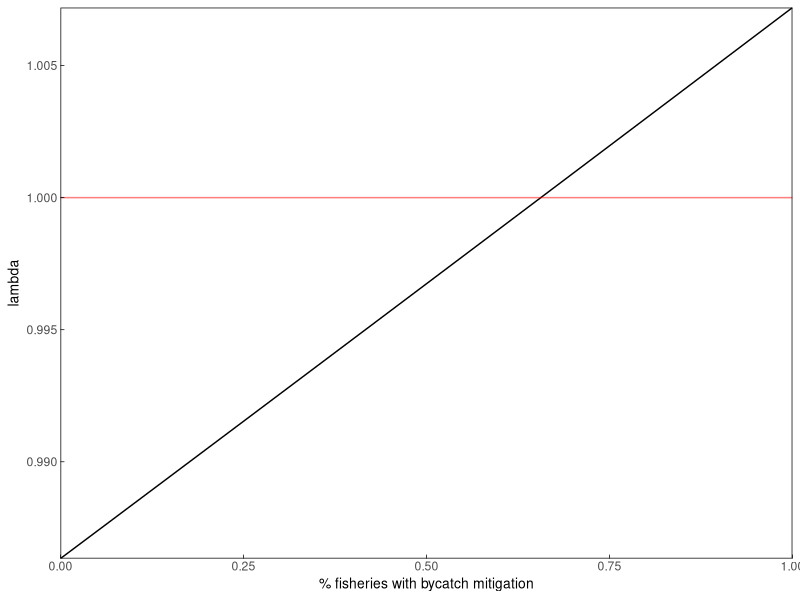
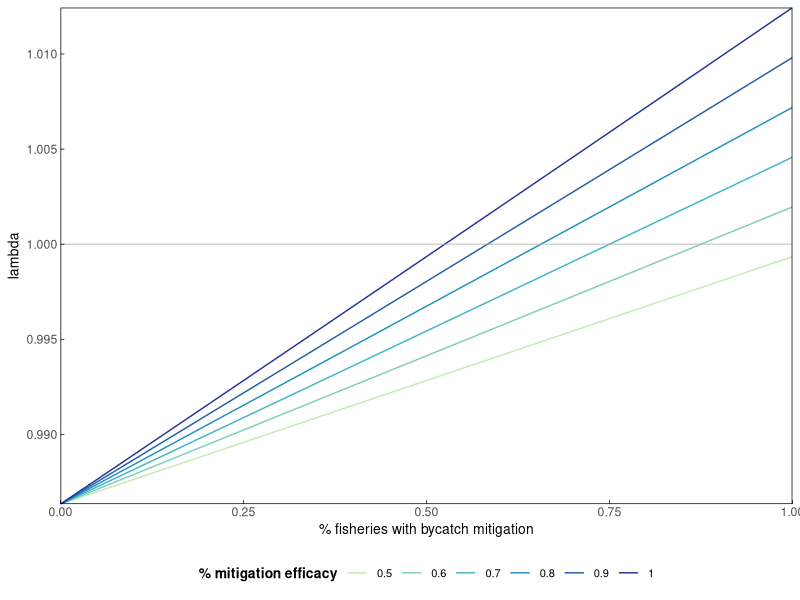
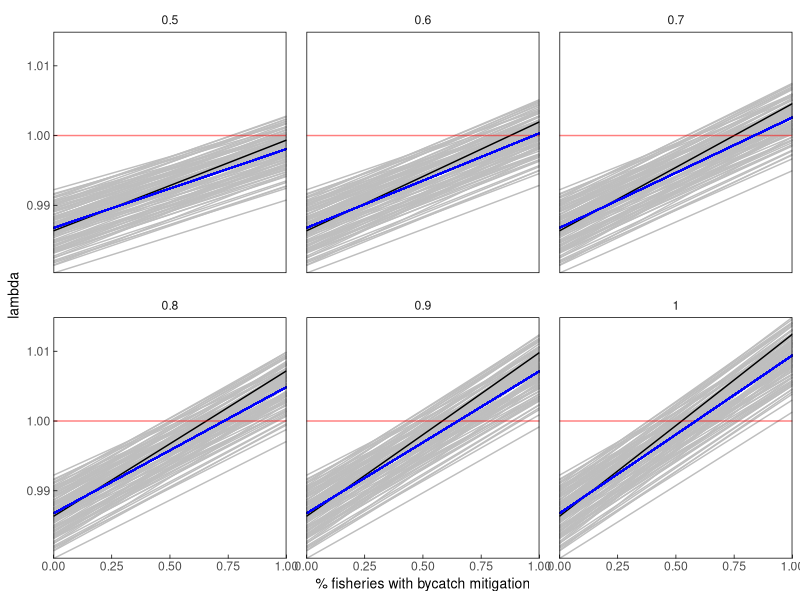
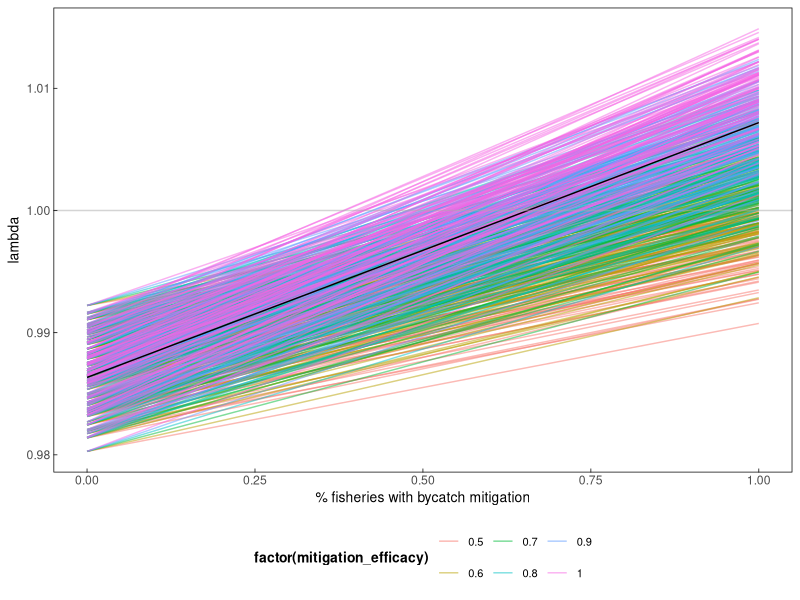

Write R code to recreate these figures, in order.
## ---- chunk 1
library(here)
library(tidyverse)
library(RColorBrewer)

#set up various plotting themes
themeo <-theme_classic()+
  theme(strip.background = element_blank(),
        panel.grid.major = element_line(colour = "transparent"), 
        panel.grid.minor = element_line(colour = "transparent"),
        axis.line = element_blank(),
        axis.title = element_text(color = "black", size = 10),
        axis.ticks.length=unit(-0.1, "cm"),
        axis.ticks = element_line(color = "black", size = .25),
        axis.ticks.x = element_line(color = "black"),
        axis.ticks.y = element_line(color = "black"),
        panel.border = element_rect(colour = "black", fill=NA, size=.5),
        panel.spacing = unit(1, "lines"),
        legend.position = "bottom",
        legend.title = element_text(colour = "black", size = 10, face = "bold"),
        legend.text = element_text(color = "black", size =8)) #default legend position
## ---- chunk 2
#survival rates - drawn from Weimerskirch 1998
s_c <- 0.64 #chick+ fledgling survival year 0-1
s_cc <- 0.7244736 #conditional chick survival (disregarding parental survival) *calculated from other VRs, not directly from literature
s_j <- 0.85 #juvenile survival year 1-3
s_i <- 0.92 #immature survival year 3-7
s_s <- 0.94 #subadult survival year 7-10
s_a <- 0.94 #adult survival year 10+
#males show senescence but femailes don't, so not including it here, though perhaps I should since it impacts breeding success?

#fecundity building blocks
#breeding success - drawn from Weimerskirch 1998 &Rackete 2021
bs_a <- 0.76 #adult breeding success

#breeding probability (biennial breeders) - adult rate drawn from Rackete 2021, subadult downscaled slightly from that
bp_a <- 0.45 #adult breeding probablity (biennial breeding, most breeding by age 10)

c <- 0.5# # of female chicks per year

#fecundity 
f_a <- bs_a*bp_a*c
  
#add widowing
#assume 25% prob year1 -> 100% prob year 4?
#Sun et al 2022 - takes 4 years to reach next breeding attempt, breeding prob with new mate after widowhood = ~0.25 (fig5)
w <- 0.25
w4 <- 1
## ---- chunk 3
#set up age-based matrix based on vital rates

#Age classes (years)  0-1        1-2    2-3    3-4    4-5    5-6    6-7    7-8   8-9     9-10     10+         nw,        w1,             w2,              w3,             w4 
m <- matrix(data = c(0,          0,    0,      0,     0,     0,     0,     0,      0,      0,       s_a*f_a,    s_a*f_a,    s_a*f_a*w,    s_a*f_a*w,     s_a*f_a*w,     s_a*f_a*w4,        #0-1
                    s_cc*(s_a^2),0,    0,      0,     0,     0,     0,     0,      0,      0,       0,          0,          0,             0,              0,              0,              #1-2
                    0,           s_j,  0,      0,     0,     0,     0,     0,      0,      0,       0,          0,          0,             0,              0,              0,              #2-3
                    0,           0,    s_j,    0,     0,     0,     0,     0,      0,      0,       0,          0,          0,             0,              0,              0,              #3-4
                    0,           0,    0,      s_i,   0,     0,     0,     0,      0,      0,       0,          0,          0,             0,              0,              0,              #4-5
                    0,           0,    0,      0,     s_i,   0,     0,     0,      0,      0,       0,          0,          0,             0,              0,              0,              #5-6
                    0,           0,    0,      0,     0,     s_i,   0,     0,      0,      0,       0,          0,          0,             0,              0,              0,              #6-7
                    0,           0,    0,      0,     0,     0,     s_i,   0,      0,      0,       0,          0,          0,             0,              0,              0,              #7-8
                    0,           0,    0,      0,     0,     0,     0,     s_s,    0,      0,       0,          0,          0,             0,              0,              0,              #8-9
                    0,           0,    0,      0,     0,     0,     0,     0,      s_s,    0,       0,          0,          0,             0,              0,              0,              #9-10
                    0,           0,    0,      0,     0,     0,     0,     0,      0,      s_s,     0,          0,          0,             0,              0,              0,              #10
                    0,           0,    0,      0,     0,     0,     0,     0,      0,      0,       s_a*s_a,    s_a*s_a,    s_a*s_a*w,     s_a*s_a*w,      s_a*s_a*w,      s_a*s_a*w4,     #nw
                    0,           0,    0,      0,     0,     0,     0,     0,      0,      0,       s_a*(1-s_a),s_a*(1-s_a),s_a*(1-s_a)*w, s_a*(1-s_a)*w,  s_a*(1-s_a)*w,  s_a*(1-s_a)*w4, #w1
                    0,           0,    0,      0,     0,     0,     0,     0,      0,      0,       0,          0,          s_a*(1-w),     0,              0,              0,              #w2 
                    0,           0,    0,      0,     0,     0,     0,     0,      0,      0,       0,          0,          0,             s_a*(1-w),      0,              0,              #w3 
                    0,           0,    0,      0,     0,     0,     0,     0,      0,      0,       0,          0,          0,             0,              s_a*(1-w),      0),             #w4 
                   nrow = 16, byrow = TRUE) 
m
## ---- chunk 4
#deterministic growth rate (lambda)
#extract eigenvalues and lambda from the matrix 
m_eig <- eigen(m)
lambda <- as.numeric(m_eig$values[1])
lambda # this matches the ideal population growth rate in the table

#Stable state distribution
#extract and scale the right eigenvector 
SSD <- round(as.numeric(m_eig$vectors[,1]/sum(m_eig$vectors[,1])),3)
SSD

#extract reproductive values
RV <- as.numeric(eigen(t(m))$vectors[,1]/eigen(t(m))$vectors[1,1])
RV
## ---- chunk 5
#bycatch mortality rates
# ~25 - 35% of mortality has been attributed to bycatch (Cleeland et al 2021), 
# so I calculated the baseline mortality and divided by 4 (testing 33% now - /3)
m_j <- (1-s_j)/3 
m_i <- (1-s_i)/3
m_s <- (1-s_s)/3
m_a <- (1-s_a)/3

mitigation_eff <- 0.8
## ---- chunk 6
bycatch_reductions <- data.frame(reduction = seq(0, 1, by =0.01), lambda = NA)

for(i in 1:nrow(bycatch_reductions)){
  #New_surv = 1-((baseline_bycatch_mort*(1-mit_eff*mit_amount))+baseline_non_bycatch_mort)
  #new_surv = 1-(modified bycatch mortality + baseline non-bycatch mortality)
  n_s_j <- 1-((m_j*(1-(mitigation_eff*bycatch_reductions$reduction[i])))+(m_j*2))
  n_s_i <- 1-((m_i*(1-(mitigation_eff*bycatch_reductions$reduction[i])))+(m_i*2))
  n_s_s <- 1-((m_s*(1-(mitigation_eff*bycatch_reductions$reduction[i])))+(m_s*2))
  n_s_a <- 1-((m_a*(1-(mitigation_eff*bycatch_reductions$reduction[i])))+(m_s*2))
  
  #Age classes (years)  0-1           1-2    2-3     3-4    4-5    5-6    6-7    7-8    8-9    9-10   10+              nw,              w1,                w2,                 w3,                 w4 
  n_m <- matrix(data = c(0,           0,     0,      0,     0,     0,     0,     0,     0,     0,     n_s_a*f_a,       n_s_a*f_a,       n_s_a*f_a*w,       n_s_a*f_a*w,        n_s_a*f_a*w,        n_s_a*f_a*1,        #0-1
                       s_cc*(n_s_a^2),0,     0,      0,     0,     0,     0,     0,     0,     0,     0,               0,               0,                 0,                  0,                  0,                  #1-2
                       0,             n_s_j, 0,      0,     0,     0,     0,     0,     0,     0,     0,               0,               0,                 0,                  0,                  0,                  #2-3
                       0,             0,     n_s_j,  0,     0,     0,     0,     0,     0,     0,     0,               0,               0,                 0,                  0,                  0,                  #3-4
                       0,             0,     0,      n_s_i, 0,     0,     0,     0,     0,     0,     0,               0,               0,                 0,                  0,                  0,                  #4-5
                       0,             0,     0,      0,     n_s_i, 0,     0,     0,     0,     0,     0,               0,               0,                 0,                  0,                  0,                  #5-6
                       0,             0,     0,      0,     0,     n_s_i, 0,     0,     0,     0,     0,               0,               0,                 0,                  0,                  0,                  #6-7
                       0,             0,     0,      0,     0,     0,     n_s_i, 0,     0,     0,     0,               0,               0,                 0,                  0,                  0,                  #7-8
                       0,             0,     0,      0,     0,     0,     0,     n_s_s, 0,     0,     0,               0,               0,                 0,                  0,                  0,                  #8-9
                       0,             0,     0,      0,     0,     0,     0,     0,     n_s_s, 0,     0,               0,               0,                 0,                  0,                  0,                  #9-10
                       0,             0,     0,      0,     0,     0,     0,     0,     0,     n_s_s, 0,               0,               0,                 0,                  0,                  0,                  #10
                       0,             0,     0,      0,     0,     0,     0,     0,     0,     0,     n_s_a*n_s_a,     n_s_a*n_s_a,     n_s_a*n_s_a*w,     n_s_a*n_s_a*w,      n_s_a*n_s_a*w,      n_s_a*n_s_a*w4,     #nw
                       0,             0,     0,      0,     0,     0,     0,     0,     0,     0,     n_s_a*(1-n_s_a), n_s_a*(1-n_s_a), n_s_a*(1-n_s_a)*w, n_s_a*(1-n_s_a)*w,  n_s_a*(1-n_s_a)*w,  n_s_a*(1-n_s_a)*w4, #w1
                       0,             0,     0,      0,     0,     0,     0,     0,     0,     0,     0,               0,               n_s_a*(1-w),       0,                  0,                  0,                  #w2 
                       0,             0,     0,      0,     0,     0,     0,     0,     0,     0,     0,               0,               0,                 n_s_a*(1-w),        0,                  0,                  #w3 
                       0,             0,     0,      0,     0,     0,     0,     0,     0,     0,     0,               0,               0,                 0,                  n_s_a*(1-w),        0),                 #w4 
                      nrow = 16, byrow = TRUE) 
  
  #extract eigenvalues and lambda from the matrix 
  n_m_eig <- eigen(n_m)
  lambda_n <- as.numeric(n_m_eig$values[1])
  bycatch_reductions$lambda[i] <- lambda_n # this matches the ideal population growth rate in the table

}
## ---- chunk 7
ggplot(bycatch_reductions)+
  geom_line(aes(x=reduction, y=as.numeric(lambda)))+
  geom_hline(aes(yintercept = 1), color = "red", alpha =0.5)+ 
  # geom_vline(aes(xintercept = 0.66), color = "red", alpha =0.5)+ #illegal vs legal fishing transition
  # geom_vline(aes(xintercept = 0.33), color = "red", alpha =0.5)+ #illegal vs legal fishing transition
  labs(x="% fisheries with bycatch mitigation", y="lambda")+
  themeo+
  coord_cartesian(expand=FALSE)
## ---- chunk 8
bycatch_reductions2 <- seq(0, 1, by =0.01)
mitigation_eff_range <- seq(0.5,1, by  = 0.1)
output <- matrix(nrow = length(bycatch_reductions2), ncol = length(mitigation_eff_range)) %>% as.data.frame() 

for(k in 1:length(mitigation_eff_range)){
  mit_eff <- mitigation_eff_range[k]
  
  for(i in 1:length(bycatch_reductions2)){
  
  n_s_j <- 1-((m_j*(1-(mit_eff*bycatch_reductions2[i])))+(m_j*2))
  n_s_i <- 1-((m_i*(1-(mit_eff*bycatch_reductions2[i])))+(m_i*2))
  n_s_s <- 1-((m_s*(1-(mit_eff*bycatch_reductions2[i])))+(m_s*2))
  n_s_a <- 1-((m_a*(1-(mit_eff*bycatch_reductions2[i])))+(m_s*2))
  
  #Age classes (years)  0-1           1-2    2-3     3-4    4-5    5-6    6-7    7-8    8-9    9-10   10+              nw,              w1,                w2,                 w3,                 w4 
  n_m <- matrix(data = c(0,           0,     0,      0,     0,     0,     0,     0,     0,     0,     n_s_a*f_a,       n_s_a*f_a,       n_s_a*f_a*w,       n_s_a*f_a*w,        n_s_a*f_a*w,        n_s_a*f_a*w4,       #0-1
                       s_cc*(n_s_a^2),0,     0,      0,     0,     0,     0,     0,     0,     0,     0,               0,               0,                 0,                  0,                  0,                  #1-2
                       0,             n_s_j, 0,      0,     0,     0,     0,     0,     0,     0,     0,               0,               0,                 0,                  0,                  0,                  #2-3
                       0,             0,     n_s_j,  0,     0,     0,     0,     0,     0,     0,     0,               0,               0,                 0,                  0,                  0,                  #3-4
                       0,             0,     0,      n_s_i, 0,     0,     0,     0,     0,     0,     0,               0,               0,                 0,                  0,                  0,                  #4-5
                       0,             0,     0,      0,     n_s_i, 0,     0,     0,     0,     0,     0,               0,               0,                 0,                  0,                  0,                  #5-6
                       0,             0,     0,      0,     0,     n_s_i, 0,     0,     0,     0,     0,               0,               0,                 0,                  0,                  0,                  #6-7
                       0,             0,     0,      0,     0,     0,     n_s_i, 0,     0,     0,     0,               0,               0,                 0,                  0,                  0,                  #7-8
                       0,             0,     0,      0,     0,     0,     0,     n_s_s, 0,     0,     0,               0,               0,                 0,                  0,                  0,                  #8-9
                       0,             0,     0,      0,     0,     0,     0,     0,     n_s_s, 0,     0,               0,               0,                 0,                  0,                  0,                  #9-10
                       0,             0,     0,      0,     0,     0,     0,     0,     0,     n_s_s, 0,               0,               0,                 0,                  0,                  0,                  #10
                       0,             0,     0,      0,     0,     0,     0,     0,     0,     0,     n_s_a*n_s_a,     n_s_a*n_s_a,     n_s_a*n_s_a*w,     n_s_a*n_s_a*w,      n_s_a*n_s_a*w,      n_s_a*n_s_a*w4,     #nw
                       0,             0,     0,      0,     0,     0,     0,     0,     0,     0,     n_s_a*(1-n_s_a), n_s_a*(1-n_s_a), n_s_a*(1-n_s_a)*w, n_s_a*(1-n_s_a)*w,  n_s_a*(1-n_s_a)*w,  n_s_a*(1-n_s_a)*w4, #w1
                       0,             0,     0,      0,     0,     0,     0,     0,     0,     0,     0,               0,               n_s_a*(1-w),       0,                  0,                  0,                  #w2 
                       0,             0,     0,      0,     0,     0,     0,     0,     0,     0,     0,               0,               0,                 n_s_a*(1-w),        0,                  0,                  #w3 
                       0,             0,     0,      0,     0,     0,     0,     0,     0,     0,     0,               0,               0,                 0,                  n_s_a*(1-w),        0),                 #w4 
                      nrow = 16, byrow = TRUE) 
  
  #extract eigenvalues and lambda from the matrix 
  n_m_eig <- eigen(n_m)
  lambda_n <- as.numeric(n_m_eig$values[1])
  output[i,k] <- lambda_n # this matches the ideal population growth rate in the table

}
}

## ---- chunk 9
oldnames = c("V1","V2","V3","V4" ,"V5", "V6")
newnames = c("0.5", "0.6", "0.7", "0.8", "0.9", "1")

output<- output %>% 
  rename_with(~ newnames[which(oldnames == .x)], .cols = oldnames)

output$bycatch_reductions <- bycatch_reductions2

output_l <- output %>% 
  pivot_longer(cols = !bycatch_reductions,names_to = "mit_eff", values_to = "lambda")

output_l$mit_eff <- as.numeric(output_l$mit_eff)
## ---- chunk 10
ggplot(output_l)+
  geom_line(aes(x=bycatch_reductions, y=lambda, group = factor(mit_eff), color = factor(mit_eff)))+
  geom_hline(aes(yintercept = 1), color = "darkgrey", alpha =0.5)+ 
  # geom_vline(aes(xintercept = 0.66), color = "red", alpha =0.5)+ #illegal vs legal fishing transition
  # geom_vline(aes(xintercept = 0.33), color = "red", alpha =0.5)+ #illegal vs legal fishing transition
  labs(x="% fisheries with bycatch mitigation", y="lambda", color = "% mitigation efficacy")+
  themeo+
  guides(colour = guide_legend(nrow = 1))+
  coord_cartesian(expand=FALSE)+
  scale_color_manual(values=c("#c7e9b4", "#7fcdbb", "#41b6c4", "#1d91c0", "#225ea8", "#253494"))
## ---- chunk 11
#set mean, CI for each vital rate, use these to pull VR rates within beta distribution
#s_c2
s_c2mean <-0.64
s_c2upper_CI <- 0.65
s_c2lower_CI <- 0.63
  
s_c2SE <- (s_c2upper_CI - s_c2lower_CI) / 3.92

s_c2var <- s_c2SE^2

s_c2alpha = s_c2mean * ((1 - s_c2mean) / s_c2var - 1 / s_c2mean)
s_c2beta = (1 - s_c2mean) * ((1 -s_c2mean) /s_c2var - 1 / (1 - s_c2mean))

#s_cc2
s_cc2mean <-0.73
s_cc2upper_CI <- 0.74
s_cc2lower_CI <- 0.72
  
s_cc2SE <- (s_cc2upper_CI - s_cc2lower_CI) / 3.92

s_cc2var <- s_cc2SE^2

s_cc2alpha = s_cc2mean * ((1 - s_cc2mean) / s_cc2var - 1 / s_cc2mean)
s_cc2beta = (1 - s_cc2mean) * ((1 -s_cc2mean) /s_cc2var - 1 / (1 - s_cc2mean))

#s_j2
#s_j2mean <-0.825
s_j2mean <-0.85
s_j2upper_CI <- 0.85
s_j2lower_CI <- 0.8
  
s_j2SE <- (s_j2upper_CI - s_j2lower_CI) / 3.92

s_j2var <- s_j2SE^2

s_j2alpha = s_j2mean * ((1 - s_j2mean) / s_j2var - 1 / s_j2mean)
s_j2beta = (1 - s_j2mean) * ((1 -s_j2mean) /s_j2var - 1 / (1 - s_j2mean))

# s_i2
 #s_i2mean <-0.925
 s_i2mean <-0.92
 s_i2upper_CI <- 0.94
 s_i2lower_CI <- 0.91
  
 s_i2SE <- ( s_i2upper_CI -  s_i2lower_CI) / 3.92

 s_i2var <-  s_i2SE^2

 s_i2alpha =  s_i2mean * ((1 -  s_i2mean) /  s_i2var - 1 /  s_i2mean)
 s_i2beta = (1 -  s_i2mean) * ((1 - s_i2mean) / s_i2var - 1 / (1 -  s_i2mean))
 
# s_s2
 #s_s2mean <-0.944
 s_s2mean <-0.94
 s_s2upper_CI <- 0.95
 s_s2lower_CI <- 0.94
  
 s_s2SE <- ( s_s2upper_CI -  s_s2lower_CI) / 3.92

 s_s2var <-  s_s2SE^2

 s_s2alpha =  s_s2mean * ((1 -  s_s2mean) /  s_s2var - 1 /  s_s2mean)
 s_s2beta = (1 -  s_s2mean) * ((1 - s_s2mean) / s_s2var - 1 / (1 -  s_s2mean))
 
 # s_a2
 #s_a2mean <-0.945
  s_a2mean <-0.94
 s_a2upper_CI <- 0.95
 s_a2lower_CI <- 0.94
  
 s_a2SE <- ( s_a2upper_CI -  s_a2lower_CI) / 3.92

 s_a2var <-  s_a2SE^2

 s_a2alpha =  s_a2mean * ((1 -  s_a2mean) /  s_a2var - 1 /  s_a2mean)
 s_a2beta = (1 -  s_a2mean) * ((1 - s_a2mean) / s_a2var - 1 / (1 -  s_a2mean))

 
  # bs_a2
 bs_a2mean <-0.76
 bs_a2upper_CI <- 0.8
 bs_a2lower_CI <- 0.68
  
 bs_a2SE <- ( bs_a2upper_CI -  bs_a2lower_CI) / 3.92

 bs_a2var <-  bs_a2SE^2

 bs_a2alpha =  bs_a2mean * ((1 -  bs_a2mean) /  bs_a2var - 1 /  bs_a2mean)
 bs_a2beta = (1 -  bs_a2mean) * ((1 - bs_a2mean) / bs_a2var - 1 / (1 -  bs_a2mean))
 
 
   # bp_a2
 bp_a2mean <-0.45
 bp_a2upper_CI <- 0.7
 bp_a2lower_CI <- 0.4
  
 bp_a2SE <- ( bp_a2upper_CI -  bp_a2lower_CI) / 3.92

 bp_a2var <-  bp_a2SE^2

 bp_a2alpha =  bp_a2mean * ((1 -  bp_a2mean) /  bp_a2var - 1 /  bp_a2mean)
 bp_a2beta = (1 -  bp_a2mean) * ((1 - bp_a2mean) / bp_a2var - 1 / (1 -  bp_a2mean))
 
## ---- chunk 12
full_output <- vector("list", 6)
bycatch_reductions2 <- seq(0, 1, by =0.01)
mitigation_eff_range <- seq(0.5,1, by  = 0.1)
sims = 1:100

set.seed(123)

for(k in 1:length(mitigation_eff_range)){
  mit_eff <- mitigation_eff_range[k]
  
  output2 <- matrix(nrow = length(bycatch_reductions2), ncol = length(sims)) %>% as.data.frame() 
  
for(j in 1:length(sims)){
  
    set.seed(j)
    
    s_c2 <- random_values <- rbeta(n = 1, shape1 = s_c2alpha, shape2 = s_c2beta) #chick+ fledgling survival year 0-1 - 0.64 
    s_j2 <- random_values <- rbeta(n = 1, shape1 = s_j2alpha, shape2 = s_j2beta)#juvenile survival year 1-3 -  0.8 
    s_i2 <- random_values <- rbeta(n = 1, shape1 = s_i2alpha, shape2 = s_i2beta) #immature survival year 3-7 -  0.92
    s_s2 <- random_values <- rbeta(n = 1, shape1 = s_s2alpha, shape2 = s_s2beta) #subadult survival year 7-10 - 0.94
    s_a2 <- random_values <- rbeta(n = 1, shape1 = s_a2alpha, shape2 = s_a2beta) #adult survival year 10+ - 0.94

    bs_a2 <- random_values <- rbeta(n = 1, shape1 = bs_a2alpha, shape2 = bs_a2beta) #adult breeding success - 0.8 
    bp_a2 <- random_values <- rbeta(n = 1, shape1 = bp_a2alpha, shape2 = bp_a2beta)  #adult breeding probablity (biennial breeding, most breeding by age 10) - 0.45
    c2 <- 0.5# # of female chicks per year
    f_a2 <- bs_a*bp_a*c #fecundity
  
    # not sure why i decided to do this so removing it for now, and reverting matrix to old widowing rates (w and w4)
    # w2 <- sample(seq(0.4,0.5, by =0.01), size=1, replace = TRUE) 
    # w42 <- 1
    
    which1 <- as.numeric(sample(c(3,4), size=1, replace = TRUE))  #select whether to partition mortality into 3 sections (33% = bycatch) or 4 (25%=bycatch)
    m_j2 <- (1-s_j2)/which1 # divide total moratlity by 3 or 4 to get bycatch mortality
    o_m_j2 <- m_j2*(which1-1) #multiply bycatch by 1-(3 or 4) to get non-bycatch mortality

    which2 <- as.numeric(sample(c(3,4), size=1, replace = TRUE))
    m_i2 <- (1-s_i2)/which2
    o_m_i2 <- m_i2*(which2-1)

    which3 <- as.numeric(sample(c(3,4), size=1, replace = TRUE))
    m_s2 <- (1-s_s2)/which3
    o_m_s2 <- m_s2*(which3-1)

    which4 <- as.numeric(sample(c(3,4), size=1, replace = TRUE))
    m_a2 <- (1-s_a2)/which4
    o_m_a2 <- m_a2*(which4-1)
    
    
for(i in 1:length(bycatch_reductions2)){
  
  #calculate new survival rates = 1-(bycatch mortality*(1-efficacy of intervention action * proportion of fishery implementing intervention actions))+mortality remainder)
  n_s_j2 <- 1-((m_j2*(1-(mit_eff*bycatch_reductions2[i])))+(o_m_j2))
  n_s_i2 <- 1-((m_i2*(1-(mit_eff*bycatch_reductions2[i])))+(o_m_i2))
  n_s_s2 <- 1-((m_s2*(1-(mit_eff*bycatch_reductions2[i])))+(o_m_s2))
  n_s_a2 <- 1-((m_a2*(1-(mit_eff*bycatch_reductions2[i])))+(o_m_a2))
  
  #Age classes (years)  0-1             1-2    2-3    3-4    4-5    5-6    6-7    7-8    8-9    9-10   10+               nw,               w1,                  w2,                  w3,                  w4 
  n_m2 <- matrix(data=c(0,              0,     0,     0,     0,     0,     0,     0,     0,     0,     n_s_a2*f_a2,      n_s_a2*f_a2,      n_s_a2*f_a2*w,      n_s_a2*f_a2*w,      n_s_a2*f_a2*w,      n_s_a2*f_a2*w4,          #0-1
                        s_cc*(n_s_a2^2),0,     0,     0,     0,     0,     0,     0,     0,     0,     0,                0,                0,                   0,                   0,                   0,                    #1-2
                        0,              n_s_j2,0,     0,     0,     0,     0,     0,     0,     0,     0,                0,                0,                   0,                   0,                   0,                    #2-3
                        0,              0,     n_s_j2,0,     0,     0,     0,     0,     0,     0,     0,                0,                0,                   0,                   0,                   0,                    #3-4
                        0,              0,     0,     n_s_i2,0,     0,     0,     0,     0,     0,     0,                0,                0,                   0,                   0,                   0,                    #4-5
                        0,              0,     0,     0,     n_s_i2,0,     0,     0,     0,     0,     0,                0,                0,                   0,                   0,                   0,                    #5-6
                        0,              0,     0,     0,     0,     n_s_i2,0,     0,     0,     0,     0,                0,                0,                   0,                   0,                   0,                    #6-7
                        0,              0,     0,     0,     0,     0,     n_s_i2,0,     0,     0,     0,                0,                0,                   0,                   0,                   0,                    #7-8
                        0,              0,     0,     0,     0,     0,     0,     n_s_s2,0,     0,     0,                0,                0,                   0,                   0,                   0,                    #8-9
                        0,              0,     0,     0,     0,     0,     0,     0,     n_s_s2,0,     0,                0,                0,                   0,                   0,                   0,                    #9-10
                        0,              0,     0,     0,     0,     0,     0,     0,     0,     n_s_s2,0,                0,                0,                   0,                   0,                   0,                    #10
                        0,              0,     0,     0,     0,     0,     0,     0,     0,     0,     n_s_a2*n_s_a2,    n_s_a2*n_s_a2,    n_s_a2*n_s_a2*w,     n_s_a2*n_s_a2*w,     n_s_a2*n_s_a2*w,     n_s_a2*n_s_a2*w4,     #nw
                        0,              0,     0,     0,     0,     0,     0,     0,     0,     0,     n_s_a2*(1-n_s_a2),n_s_a2*(1-n_s_a2),n_s_a2*(1-n_s_a2)*w, n_s_a2*(1-n_s_a2)*w, n_s_a2*(1-n_s_a2)*w, n_s_a2*(1-n_s_a2)*w4, #w1
                        0,              0,     0,     0,     0,     0,     0,     0,     0,     0,     0,                0,                n_s_a2*(1-w),        0,                   0,                   0,                    #w2 
                        0,              0,     0,     0,     0,     0,     0,     0,     0,     0,     0,                0,                0,                   n_s_a2*(1-w),        0,                   0,                    #w3 
                        0,              0,     0,     0,     0,     0,     0,     0,     0,     0,     0,                0,                0,                   0,                   n_s_a2*(1-w),        0),                   #w4 
                       nrow = 16, byrow = TRUE) 
  
  #extract eigenvalues and lambda from the matrix 
  n_m_eig2 <- eigen(n_m2)
  lambda_n2 <- as.numeric(n_m_eig2$values[1])
  output2[i,j] <- lambda_n2 # this matches the ideal population growth rate in the table
  output2 <- as.data.frame(output2)
  output2$mitigation_efficacy <- mit_eff
  output2$bycatch_reduction <- bycatch_reductions2
    
 full_output[[k]] <- output2

}
}
}

full_output[[1]]

sim_results <- full_output[[1]]
sim_results$quantile5 <-  apply(sim_results[1:100], 1, quantile, (probs =c(0.05)))
sim_results$quantile95 <-  apply(sim_results[1:100], 1, quantile, (probs =c(0.95)))
## ---- chunk 13
mitigation_eff_range #0.5 0.6 0.7 0.8 0.9 1.0

mit05_l <- full_output[[1]] %>% 
  pivot_longer(cols = starts_with("V"), names_to = "simrun", values_to = "lambda")
mit06_l <- full_output[[2]] %>% 
  pivot_longer(cols = starts_with("V"), names_to = "simrun", values_to = "lambda")
mit07_l <- full_output[[3]] %>% 
  pivot_longer(cols = starts_with("V"), names_to = "simrun", values_to = "lambda")
mit08_l <- full_output[[4]] %>% 
  pivot_longer(cols = starts_with("V"), names_to = "simrun", values_to = "lambda")
mit09_l <- full_output[[5]] %>% 
  pivot_longer(cols = starts_with("V"), names_to = "simrun", values_to = "lambda")
mit1_l <- full_output[[6]] %>% 
  pivot_longer(cols = starts_with("V"), names_to = "simrun", values_to = "lambda")

fulldat <- rbind(mit05_l,mit06_l,mit07_l,mit08_l,mit09_l,mit1_l)
fulldat$mitsim <- paste(fulldat$mitigation_efficacy, fulldat$simrun)

mit05 <- full_output[[1]] 
mit06 <- full_output[[2]] 
mit07 <- full_output[[3]] 
mit08 <- full_output[[4]] 
mit09 <- full_output[[5]] 
mit1 <- full_output[[6]] 

full_dat_w <- rbind(mit05,mit06,mit07,mit08,mit09,mit1)
full_dat_w$quantile5 <-  apply(full_dat_w[1:100], 1, quantile, (probs =c(0.05)))
full_dat_w$quantile95 <-  apply(full_dat_w[1:100], 1, quantile, (probs =c(0.95)))
full_dat_w$mitsim <- paste(full_dat_w$mitigation_efficacy, full_dat_w$simrun)

## ---- chunk 14

output_l$mitigation_efficacy <- output_l$mit_eff
fulldat <- fulldat %>% group_by(mitigation_efficacy, bycatch_reduction) %>% mutate(mean_lambda = mean(lambda)) %>% ungroup()

ggplot(fulldat)+
  geom_line(aes(x=bycatch_reduction, y=lambda, group = simrun), color = "grey")+
  geom_line(data = output_l, aes(x=bycatch_reductions, y=lambda))+
  geom_hline(aes(yintercept = 1), color = "red", alpha =0.5)+ 
  geom_line(aes(x=bycatch_reduction, y=mean_lambda, group = simrun), color = "blue")+
  # geom_vline(aes(xintercept = 0.66), color = "red", alpha =0.5)+ #illegal vs legal fisheries transition
  # geom_vline(aes(xintercept = 0.33), color = "red", alpha =0.5)+ #illegal vs legal fisheries transition
  labs(x="% fisheries with bycatch mitigation", y="lambda")+
  facet_wrap(~mitigation_efficacy)+
  themeo+
  coord_cartesian(expand=FALSE)


## ---- chunk 15
fig2_widowing <- ggplot(full_dat_w)+
  geom_line(aes(x=bycatch_reduction, y=quantile5), color = "grey")+
  geom_line(aes(x=bycatch_reduction, y=quantile95), color = "grey")+
  geom_ribbon(aes(x=bycatch_reduction, ymin=quantile5, ymax=quantile95), color = "lightgrey", alpha =0.25)+
  geom_line(data = fulldat, aes(x=bycatch_reduction, y=mean_lambda, group = simrun), color = "blue")+ #mean VR
  # geom_line(data = output_l, aes(x=bycatch_reductions, y=lambda))+ #"best" VR
  geom_hline(aes(yintercept = 1), color = "red", alpha =0.5)+ 
  # geom_vline(aes(xintercept = 0.66), color = "red", alpha =0.5)+ #illegal vs legal fisheries transition
  # geom_vline(aes(xintercept = 0.33), color = "red", alpha =0.5)+ #illegal vs legal fisheries transition
  labs(x="% fisheries with bycatch mitigation", y="lambda")+
  facet_wrap(~mitigation_efficacy)+
  themeo+
  coord_cartesian(expand=FALSE)

 # ggsave(fig2_widowing, path ="/Users/sarahbecker/Dropbox/CU_ENVS/Classes/Spring2022/ENVS_5100_QuantConsBiol/project/w_albatross_demo_wd",file="fig2_widowing.png")
## ---- chunk 16
fig2_widowingb <- ggplot(full_dat_w)+
  geom_line(aes(x=bycatch_reduction, y=quantile5), color = "grey")+
  geom_line(aes(x=bycatch_reduction, y=quantile95), color = "grey")+
  geom_ribbon(aes(x=bycatch_reduction, ymin=quantile5, ymax=quantile95,color = factor(mitigation_efficacy),fill  = factor(mitigation_efficacy)), alpha =0.25)+
  # geom_line(data = output_l, aes(x=bycatch_reductions, y=lambda))+ #"best" VR
  geom_line(data = fulldat, aes(x=bycatch_reduction, y=mean_lambda, group = simrun), color = "blue")+ #mean VR
  geom_hline(aes(yintercept = 1), color = "#525252", alpha =0.5)+ 
  labs(x="% fisheries with bycatch mitigation", y="lambda", fill = "mitigation efficacy", color = "mitigation efficacy")+
  geom_vline(aes(xintercept = 0.66), color = "#a50f15", alpha =0.5)+  #illegal vs legal fisheries transition
  # geom_vline(aes(xintercept = 0.6), color = "#a50f15", alpha =0.25)+  #variation in illegal vs legal fisheries transition
  # geom_vline(aes(xintercept = 0.72), color = "#a50f15", alpha =0.25)+ #varitation in illegal vs legal fisheries transition
  facet_wrap(~mitigation_efficacy, nrow =1)+
  themeo+
  guides(colour = guide_legend(nrow = 1))+
  coord_cartesian(expand=FALSE)+
  scale_x_continuous(breaks = c(0, 0.25, 0.5, 0.75, 1), labels=(c("0", "0.25", "0.5", "0.75", "1")))+
  scale_color_manual(values=c("#c7e9b4", "#7fcdbb", "#41b6c4", "#1d91c0", "#225ea8", "#253494"))+
  scale_fill_manual(values=c("#c7e9b4", "#7fcdbb", "#41b6c4", "#1d91c0", "#225ea8", "#253494"))

 # ggsave(fig2_widowingb, path ="/Users/sarahbecker/Dropbox/CU_ENVS/Classes/Spring2022/ENVS_5100_QuantConsBiol/project/w_albatross_demo_wd", file="fig2_widowingb.png", width = 14, height = 3.5, units = "in")
## ---- chunk 17
 fig2_widowingc <- ggplot(full_dat_w)+
  geom_line(aes(x=bycatch_reduction, y=quantile5), color = "grey")+
  geom_line(aes(x=bycatch_reduction, y=quantile95), color = "grey")+
  geom_ribbon(aes(x=bycatch_reduction, ymin=quantile5, ymax=quantile95,color = factor(mitigation_efficacy),fill  = factor(mitigation_efficacy)), alpha =0.25)+
  # geom_line(data = output_l, aes(x=bycatch_reductions, y=lambda))+ #"best" VR
  geom_line(data = fulldat, aes(x=bycatch_reduction, y=mean_lambda, group = simrun), color = "blue")+ #mean VR
  geom_hline(aes(yintercept = 1), color = "#525252", alpha =0.5)+
  labs(x="% fisheries with bycatch mitigation", y="lambda")+
  facet_wrap(~mitigation_efficacy, nrow = 1)+
  themeo+
  guides(colour = guide_legend(nrow = 1))+
  coord_cartesian(expand=FALSE)+
  scale_color_manual(values=c("#c7e9b4", "#7fcdbb", "#41b6c4", "#1d91c0", "#225ea8", "#253494"))+
  scale_fill_manual(values=c("#c7e9b4", "#7fcdbb", "#41b6c4", "#1d91c0", "#225ea8", "#253494"))

 # ggsave(fig2_widowingc, path ="/Users/sarahbecker/Dropbox/CU_ENVS/Classes/Spring2022/ENVS_5100_QuantConsBiol/project/w_albatross_demo_wd", file="fig2_widowingc.png",width = 14, height = 3.5, units = "in")

## ---- chunk 18
fig2_widowingd <- ggplot(full_dat_w)+
  geom_line(aes(x=bycatch_reduction, y=quantile5), color = "grey")+
  geom_line(aes(x=bycatch_reduction, y=quantile95), color = "grey")+
  geom_ribbon(aes(x=bycatch_reduction, ymin=quantile5, ymax=quantile95,color = factor(mitigation_efficacy),fill  = factor(mitigation_efficacy)), alpha =0.25)+
  # geom_line(data = output_l, aes(x=bycatch_reductions, y=lambda))+ #"best" VR
  geom_line(data = fulldat, aes(x=bycatch_reduction, y=mean_lambda, group = simrun), color = "blue")+ #mean VR
  geom_hline(aes(yintercept = 1), color = "#525252", alpha =0.5)+ 
  labs(x="% fisheries with bycatch mitigation", y="lambda")+
  geom_vline(aes(xintercept = 0.33), color = "#a50f15", alpha =0.5)+
  facet_wrap(~mitigation_efficacy, nrow = 1)+
  themeo+
  guides(colour = guide_legend(nrow = 1))+
  coord_cartesian(expand=FALSE)+
  scale_color_manual(values=c("#c7e9b4", "#7fcdbb", "#41b6c4", "#1d91c0", "#225ea8", "#253494"))+
  scale_fill_manual(values=c("#c7e9b4", "#7fcdbb", "#41b6c4", "#1d91c0", "#225ea8", "#253494"))

 # ggsave(fig2_widowingd, path ="/Users/sarahbecker/Dropbox/CU_ENVS/Classes/Spring2022/ENVS_5100_QuantConsBiol/project/w_albatross_demo_wd", file="fig2_widowingd.png",width = 14, height = 3.5, units = "in")
## ---- chunk 19
fig1_widowing <- ggplot(full_dat_w)+
  geom_ribbon(aes(x=bycatch_reduction, ymin=quantile5, ymax=quantile95, color = factor(mitigation_efficacy),fill  = factor(mitigation_efficacy)), alpha =0.25)+
  geom_line(data = bycatch_reductions, aes(x=reduction, y=as.numeric(lambda)))+
  geom_hline(aes(yintercept = 1), color = "#525252")+ 
  labs(x="% fisheries with bycatch mitigation", y="lambda", color = "mitigation efficacy", fill = "mitigation efficacy")+
  themeo+
  guides(colour = guide_legend(nrow = 1))+
  coord_cartesian(expand=FALSE)+
  scale_color_manual(values=c("#c7e9b4", "#7fcdbb", "#41b6c4", "#1d91c0", "#225ea8", "#253494"))+
  scale_fill_manual(values=c("#c7e9b4", "#7fcdbb", "#41b6c4", "#1d91c0", "#225ea8", "#253494"))

#  ggsave(fig1_widowing, path ="/Users/sarahbecker/Dropbox/CU_ENVS/Classes/Spring2022/ENVS_5100_QuantConsBiol/project/w_albatross_demo_wd",file="fig1_widowing.png")
## ---- chunk 20
fig1_widowing_illegal <- ggplot(full_dat_w)+
  geom_ribbon(aes(x=bycatch_reduction, ymin=quantile5, ymax=quantile95, color = factor(mitigation_efficacy),fill  = factor(mitigation_efficacy)), alpha =0.25)+
  geom_line(data = bycatch_reductions, aes(x=reduction, y=as.numeric(lambda)))+
  geom_hline(aes(yintercept = 1), color = "#525252")+ 
  geom_vline(aes(xintercept = 0.34), color = "#a50f15", alpha =0.5)+ #illegal vs legal fisheries transition
  geom_vline(aes(xintercept = 0.28), color = "#a50f15", alpha =0.25)+ #variation in illegal vs legal fisheries transition
  geom_vline(aes(xintercept = 0.40), color = "#a50f15", alpha =0.25)+ #variation in illegal vs legal fisheries transition
  labs(x="% fisheries with bycatch mitigation", y="lambda", color = "mitigation efficacy", fill = "mitigation efficacy")+
  themeo+
  guides(colour = guide_legend(nrow = 1))+
  coord_cartesian(expand=FALSE)+
  scale_color_manual(values=c("#c7e9b4", "#7fcdbb", "#41b6c4", "#1d91c0", "#225ea8", "#253494"))+
  scale_fill_manual(values=c("#c7e9b4", "#7fcdbb", "#41b6c4", "#1d91c0", "#225ea8", "#253494"))

# ggsave(fig1_widowing_illegal, path ="/Users/sarahbecker/Dropbox/CU_ENVS/Classes/Spring2022/ENVS_5100_QuantConsBiol/project/w_albatross_demo_wd", file="fig1_widowing_illegal.png")
## ---- chunk 21
fig1_widowing_legal <- ggplot(full_dat_w)+
  geom_ribbon(aes(x=bycatch_reduction, ymin=quantile5, ymax=quantile95, color = factor(mitigation_efficacy),fill  = factor(mitigation_efficacy)), alpha =0.25)+
  geom_line(data = bycatch_reductions, aes(x=reduction, y=as.numeric(lambda)))+
  geom_hline(aes(yintercept = 1), color = "#525252")+
  geom_vline(aes(xintercept = 0.66), color = "#a50f15", alpha =0.5)+ #illegal vs legal fisheries transition
  geom_vline(aes(xintercept = 0.6), color = "#a50f15", alpha =0.25)+ #variation in illegal vs legal fisheries transition
  geom_vline(aes(xintercept = 0.72), color = "#a50f15", alpha =0.25)+ #variation in illegal vs legal fisheries transition
  labs(x="% fisheries with bycatch mitigation", y="lambda", color = "mitigation efficacy", fill = "mitigation efficacy")+
  themeo+
  guides(colour = guide_legend(nrow = 1))+
  coord_cartesian(expand=FALSE)+
  scale_color_manual(values=c("#c7e9b4", "#7fcdbb", "#41b6c4", "#1d91c0", "#225ea8", "#253494"))+
  scale_fill_manual(values=c("#c7e9b4", "#7fcdbb", "#41b6c4", "#1d91c0", "#225ea8", "#253494"))

# ggsave(fig1_widowing_legal, path ="/Users/sarahbecker/Dropbox/CU_ENVS/Classes/Spring2022/ENVS_5100_QuantConsBiol/project/w_albatross_demo_wd", file="fig1_widowing_legal.png")
## ---- chunk 22
ggplot(fulldat)+
  geom_line(aes(x=bycatch_reduction, y=lambda, group = mitsim, color = factor(mitigation_efficacy)), alpha =0.5)+
  geom_line(data = bycatch_reductions, aes(x=reduction, y=as.numeric(lambda)))+
  geom_hline(aes(yintercept = 1), color = "darkgrey", alpha =0.5)+ 
  # geom_vline(aes(xintercept = 0.66), color = "red", alpha =0.5)+ #illegal vs legal fisheries transition
  # geom_vline(aes(xintercept = 0.33), color = "red", alpha =0.5)+ #illegal vs legal fisheries transition
  labs(x="% fisheries with bycatch mitigation", y="lambda")+
  themeo
